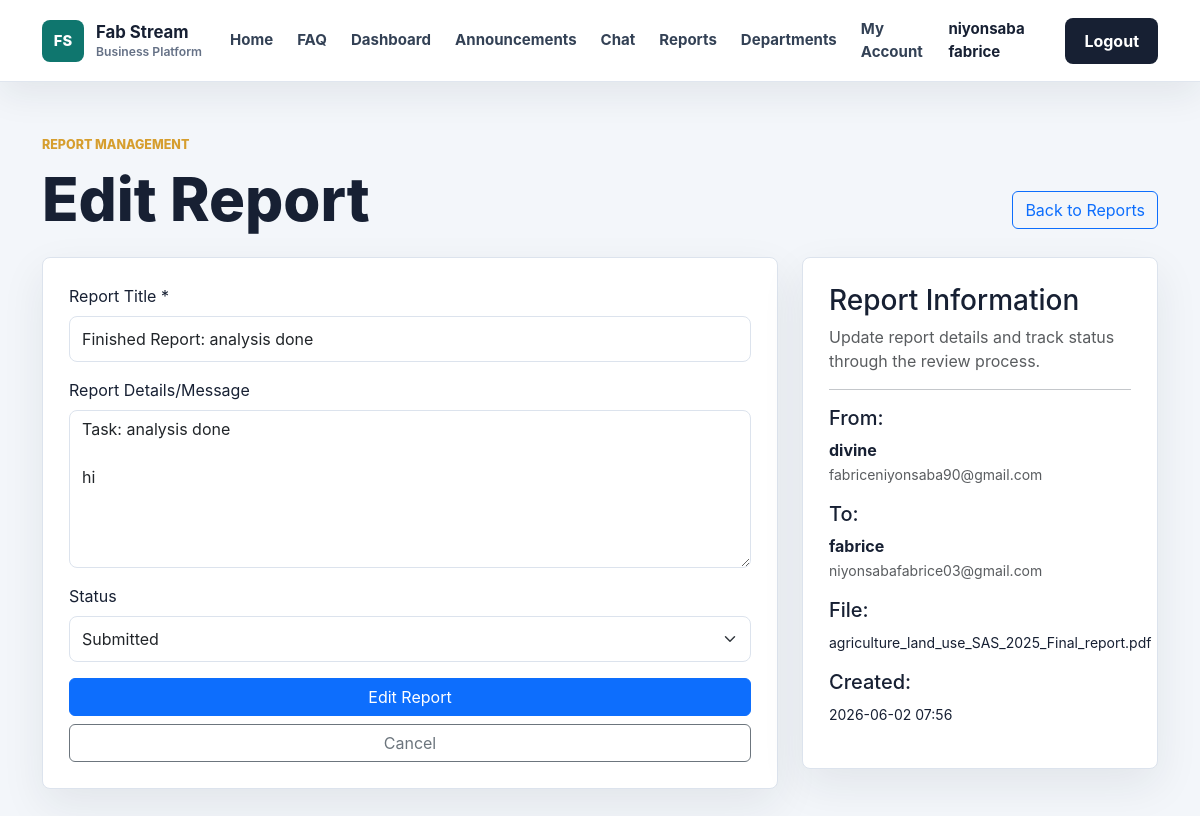
The page /admin/reports/2/edit (signed in) on the database its author committed.
### app/models.py (models this page shows, shortened)
class User(db.Model, UserMixin):
    id = db.Column(db.Integer, primary_key=True)
    username = db.Column(db.String(100), unique=True, nullable=False)
    email = db.Column(db.String(120), unique=True, nullable=False)
    password = db.Column(db.String(200), nullable=False)
    role = db.Column(db.String(20), default='employee')
    full_name = db.Column(db.String(120), nullable=True)
    employee_number = db.Column(db.String(40), unique=True, nullable=True)
    phone = db.Column(db.String(40), nullable=True)
    department = db.Column(db.String(80), nullable=True)
    position = db.Column(db.String(100), nullable=True)
    hire_date = db.Column(db.String(20), nullable=True)

class ReportDocument(db.Model):
    id = db.Column(db.Integer, primary_key=True)
    title = db.Column(db.String(150), nullable=False)
    message = db.Column(db.Text, nullable=True)
    original_filename = db.Column(db.String(255), nullable=False)
    stored_filename = db.Column(db.String(255), nullable=False)
    status = db.Column(db.String(30), default='Sent')
    created_at = db.Column(db.DateTime, default=datetime.utcnow)
    sender_id = db.Column(db.Integer, db.ForeignKey('user.id'), nullable=True)
    recipient_id = db.Column(db.Integer, db.ForeignKey('user.id'), nullable=False)
    sender = db.relationship('User', foreign_keys=[sender_id], backref='sent_reports')
    recipient = db.relationship('User', foreign_keys=[recipient_id], backref='received_reports')

### app/routes.py (the view, shortened to what this page needs)
@routes.route('/admin/reports/<int:report_id>/edit', methods=['GET', 'POST'])
@login_required
def edit_report(report_id):
    require_admin()
    report = ReportDocument.query.get_or_404(report_id)
    return render_template('report_form.html', report=report, action='Edit')

### app/__init__.py (called while the page is built)
def create_app():
    app = Flask(__name__)
    app.config.from_object(Config)
    app.config['UPLOAD_FOLDER'] = os.path.join(app.instance_path, app.config['UPLOAD_FOLDER'])
    os.makedirs(app.config['UPLOAD_FOLDER'], exist_ok=True)
    db.init_app(app)
    bcrypt.init_app(app)
    login_manager.init_app(app)
    socketio.init_app(app)
    migrate.init_app(app, db, render_as_batch=True)
    with app.app_context():
        from app.models import User
        db.create_all()
    @login_manager.user_loader
    def load_user(user_id):
        return User.query.get(int(user_id))
    from app.routes import routes
    app.register_blueprint(routes)
    return app

### app/routes.py (called while the page is built)
def is_admin(user=None):
    user = user or current_user
    return user.is_authenticated and user.role in ADMIN_ROLES

def require_admin():
    if not is_admin():
        abort(403)

### app/templates/report_form.html (shortened to what this page needs)
{% extends 'base.html' %}
{% block content %}
<section class="app-page">
    <div class="container">
        <div class="app-header">
            <div>
                <p class="section-kicker">Report Management</p>
                <h1>{{ action }} Report</h1>
            </div>
            <a href="{{ url_for('routes.reports') }}" class="btn btn-outline-primary">Back to Reports</a>
        </div>
        <div class="row g-4">
            <div class="col-lg-8">
                <div class="work-panel">
                    <form method="POST">
                        <div class="mb-3">
                            <label class="form-label" for="title">Report Title *</label>
                            <input class="form-control" id="title" name="title" value="{{ report.title or '' }}" placeholder="Report title" required>
                        </div>
                        <div class="mb-3">
                            <label class="form-label" for="message">Report Details/Message</label>
                            <textarea class="form-control" id="message" name="message" rows="6" placeholder="Enter report details, findings, or messages">{{ report.message or '' }}</textarea>
                        </div>
                        <div class="mb-3">
                            <label class="form-label" for="status">Status</label>
                            <select class="form-select" id="status" name="status">
                                <option value="Submitted" {% if report and report.status == 'Submitted' %}selected{% endif %}>Submitted</option>
                            </select>
                        </div>
                        <div class="d-grid gap-2">
                            <button class="btn btn-primary" type="submit">{{ action }} Report</button>
                            <a href="{{ url_for('routes.reports') }}" class="btn btn-outline-secondary">Cancel</a>
                        </div>
                    </form>
                </div>
            </div>
            <div class="col-lg-4">
                <div class="work-panel">
                    <h3>Report Information</h3>
                    <p class="text-muted text-small">
                        Update report details and track status through the review process.
                    </p>
                    {% if report %}
                        <hr>
                        <h5>From:</h5>
                        <p>
                            <strong>{{ report.sender.full_name or report.sender.username if report.sender else 'System' }}</strong>
                            <br>
                            <small class="text-muted">{{ report.sender.email if report.sender else 'N/A' }}</small>
                        </p>
                        <h5>To:</h5>
                        <p>
                            <strong>{{ report.recipient.full_name or report.recipient.username }}</strong>
                            <br>
                            <small class="text-muted">{{ report.recipient.email }}</small>
                        </p>
                        <h5>File:</h5>
                        <p>
                            <small>{{ report.original_filename or 'N/A' }}</small>
                        </p>
                        <h5>Created:</h5>
                        <p>
                            <small>{{ report.created_at.strftime('%Y-%m-%d %H:%M') }}</small>
                        </p>
                    {% endif %}
                </div>
            </div>
        </div>
    </div>
</section>
{% endblock %}

### app/templates/base.html (shortened to what this page needs)
<!DOCTYPE html>
<html lang="en">
<head>
    <link href="https://cdn.jsdelivr.net/npm/bootstrap@5.3.0/dist/css/bootstrap.min.css" rel="stylesheet">
    <link rel="stylesheet" href="{{ url_for('static', filename='css/style.css') }}">
</head>
<body>
<nav class="navbar navbar-expand-lg site-navbar sticky-top">
    <div class="container">
        <a class="navbar-brand brand-mark" href="{{ url_for('routes.home') }}">
            <span class="brand-icon">FS</span>
            <span>
                <strong>Fab Stream</strong>
                <small>Business Platform</small>
            </span>
        </a>
        <div class="collapse navbar-collapse" id="navbarNav">
            <ul class="navbar-nav ms-auto align-items-lg-center">
                <li class="nav-item">
                    <a class="nav-link" href="{{ url_for('routes.home') }}">Home</a>
                </li>
                <li class="nav-item">
                    <a class="nav-link" href="{{ url_for('routes.home') }}#faq">FAQ</a>
                </li>
                <li class="nav-item">
                    <a class="nav-link" href="{{ url_for('routes.dashboard') }}">Dashboard</a>
                </li>
                <li class="nav-item">
                    <a class="nav-link" href="{{ url_for('routes.manager_dashboard') }}">Announcements</a>
                </li>
                {% if current_user.is_authenticated %}
                    {% if current_user.role in ['admin', 'manager'] %}
                        <li class="nav-item">
                            <a class="nav-link" href="{{ url_for('routes.chat') }}">Chat</a>
                        </li>
                        <li class="nav-item">
                            <a class="nav-link" href="{{ url_for('routes.reports') }}">Reports</a>
                        </li>
                        <li class="nav-item">
                            <a class="nav-link" href="{{ url_for('routes.departments') }}">Departments</a>
                        </li>
                    {% endif %}
                    <li class="nav-item">
                        <a class="nav-link" href="{{ url_for('routes.employee_detail', employee_id=current_user.id) }}">My Account</a>
                    </li>
                    <li class="nav-item">
                        <span class="nav-link nav-user">{{ current_user.username }}</span>
                    </li>
                    <li class="nav-item">
                        <a class="btn nav-cta ms-lg-2" href="{{ url_for('routes.logout') }}">
                            Logout
                        </a>
                    </li>
                {% endif %}
            </ul>
        </div>
    </div>
</nav>
<main>
    {% block content %}{% endblock %}
</main>
</body>
</html>

### app/static/css/style.css (style rules this page uses)
:root { --ink: #172033; --muted: #657186; --line: #dce3ed; --surface: #ffffff; --soft: #f3f6fa; --brand: #0f766e; --brand-dark: #115e59; --accent: #d69e2e; }
* { box-sizing: border-box; }
body { margin: 0; background: var(--soft); color: var(--ink); font-family: Inter, "Segoe UI", Arial, sans-serif; }
a { text-decoration: none; }
.site-navbar { min-height: 76px; border-bottom: 1px solid rgba(220, 227, 237, 0.88); background: rgba(255, 255, 255, 0.96); box-shadow: 0 12px 36px rgba(23, 32, 51, 0.08); backdrop-filter: blur(18px); }
.brand-mark { display: inline-flex; align-items: center; gap: 12px; color: var(--ink); }
.brand-icon { display: inline-grid; width: 42px; height: 42px; place-items: center; border-radius: 8px; background: var(--brand); color: #ffffff; font-size: 0.92rem; font-weight: 800; }
.brand-mark strong, .brand-mark small { display: block; line-height: 1.1; }
.brand-mark strong { font-size: 1.05rem; letter-spacing: 0; }
.brand-mark small { margin-top: 3px; color: var(--muted); font-size: 0.76rem; font-weight: 600; }
.site-navbar .nav-link { margin: 0 4px; border-radius: 8px; color: #334155; font-size: 0.94rem; font-weight: 650; padding: 10px 12px; transition: background 180ms ease, color 180ms ease; }
.nav-user { color: var(--ink) !important; cursor: default; }
.nav-cta { border-radius: 8px; background: var(--ink); color: #ffffff; font-weight: 750; padding: 10px 18px; }
.hero-kicker, .section-kicker { margin-bottom: 14px; color: var(--accent); font-size: 0.78rem; font-weight: 800; letter-spacing: 0; text-transform: uppercase; }
.app-page { padding: 54px 0 88px; }
.app-header { display: flex; align-items: end; justify-content: space-between; gap: 24px; margin-bottom: 28px; }
.app-header h1 { margin: 0; color: var(--ink); font-size: clamp(2rem, 5vw, 3.8rem); font-weight: 850; line-height: 1; }
.stat-card, .work-panel, .department-card, .chat-panel { border: 1px solid var(--line); border-radius: 8px; background: #ffffff; box-shadow: 0 16px 44px rgba(23, 32, 51, 0.08); }
.work-panel, .chat-panel { padding: 26px; }
.work-panel .form-control, .work-panel .form-select, .chat-form .form-control { min-height: 46px; border-color: var(--line); border-radius: 8px; }
.work-panel textarea.form-control { min-height: 140px; }

### rows shown on the page
User: username "niyonsaba fabrice", recipient "fabrice", recipient.email "niyonsabafabrice03@gmail.com"
ReportDocument: title "Finished Report: analysis done", message "Task: analysis done hi", status "Submitted", original_filename "agriculture_land_use_SAS_2025_Final_report.pdf", created_at "2026-06-02 07:56"
User: sender "divine", sender "fabriceniyonsaba90@gmail.com"

### other values the page prints
{{ action }} "Edit"
